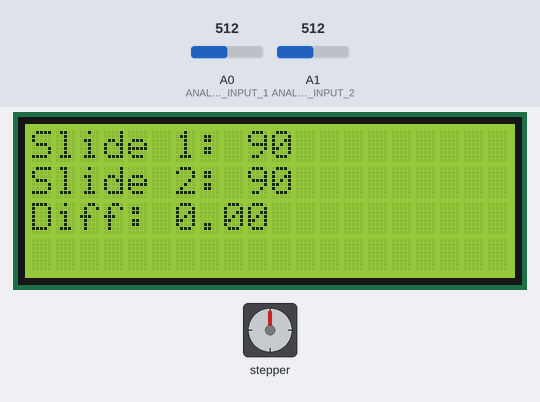
This sketch was run on a simulated Arduino Uno, built with avr-gcc and run on an emulated ATmega328P. Shown: 20×4 character LCD, stepper motor. The test bench sets the inputs (shaded band); at power-on: A0 (ANALOG_INPUT_1) = 512, A1 (ANALOG_INPUT_2) = 512. Stepper angles assume 260 steps per turn.

Above: at 1.2 s.
1.3 s: A0 (ANALOG_INPUT_1) set to 498
At 2.3 s:
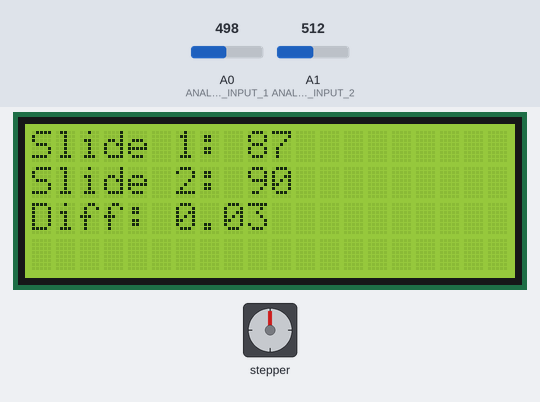
4.3 s: A0 (ANALOG_INPUT_1) set to 480
At 4.51 s:
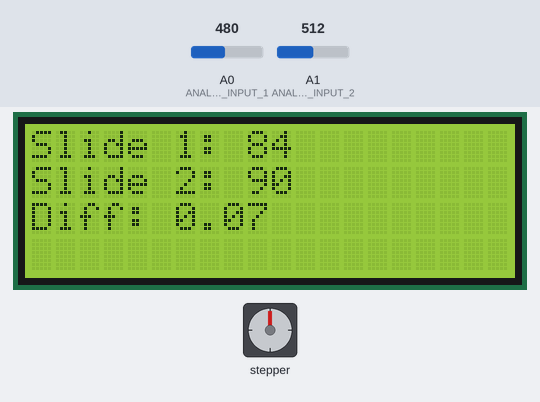
6.3 s: A1 (ANALOG_INPUT_2) set to 61
At 6.41 s:
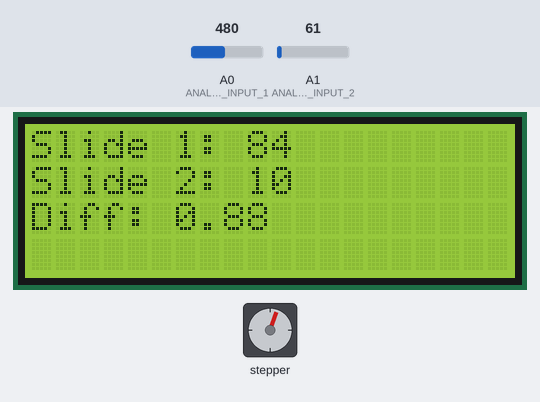
8.2 s: A1 (ANALOG_INPUT_2) set to 50
At 8.45 s:
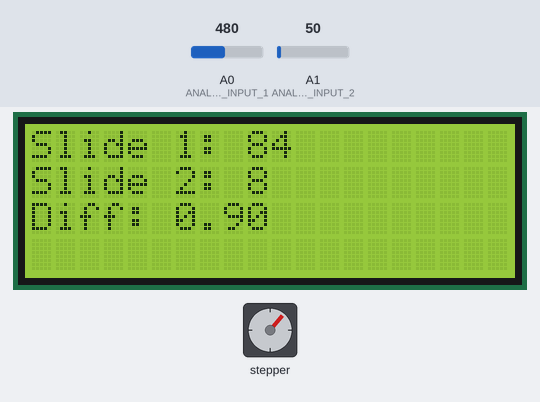
10.1 s: A0 (ANALOG_INPUT_1) set to 511
At 10.35 s:
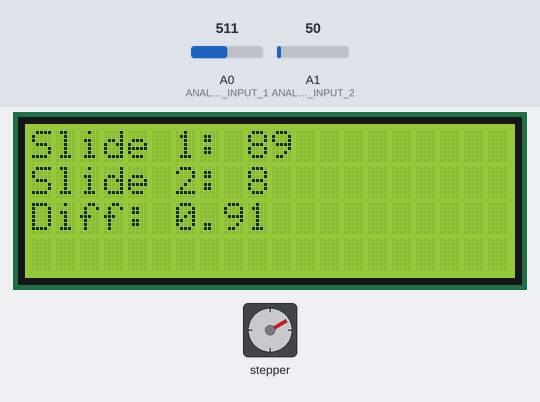
12.1 s: A0 (ANALOG_INPUT_1) set to 61
At 12.37 s:
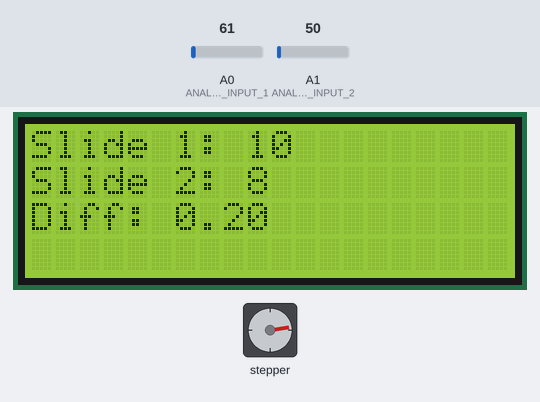
14.0 s: A0 (ANALOG_INPUT_1) set to 52
Timing chart, 0 to 17.1 s (numbered marks = the images above; inputs shaded):
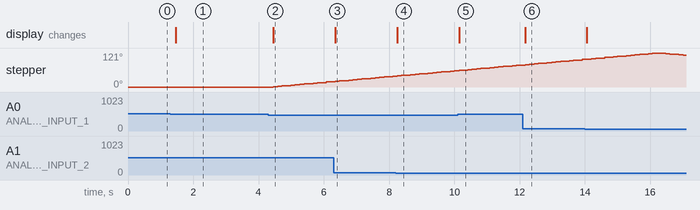

The sketch:

cod.ino
```cpp
#include <Wire.h>
#include <LiquidCrystal_I2C.h>
#include <AccelStepper.h>

#define MOTOR_DIR_PIN 8
#define MOTOR_STEP_PIN 9
#define ANALOG_INPUT_1 A0
#define ANALOG_INPUT_2 A1
#define MOTOR_STEPS_PER_REV 260

const float MAX_PERCENT_DIFF = 0.05;

AccelStepper motorControl(AccelStepper::FULL4WIRE, MOTOR_STEP_PIN, MOTOR_DIR_PIN);
LiquidCrystal_I2C displayUnit(0x27, 20, 4);

int userInput1;
int userInput2;
int rotation1;
int rotation2;
float diff;

const int motorAcceleration = 65;
const int motorMaxSpeed = 4000;

void setup() {
    Serial.begin(9600);
    motorControl.setMaxSpeed(motorMaxSpeed);
    motorControl.setAcceleration(motorAcceleration);
    displayUnit.init();
    displayUnit.backlight();
}

void loop() {
    controlRotation();
    displayUnit.clear();
    displayUnit.setCursor(0, 0);
    displayUnit.print("Slide 1: ");
    displayUnit.print(rotation1);
    displayUnit.setCursor(0, 1);
    displayUnit.print("Slide 2: ");
    displayUnit.print(rotation2);
    displayUnit.setCursor(0, 2);
    displayUnit.print("Diff: ");
    displayUnit.print(diff);
    delay(100);
}

void controlRotation() {
    userInput1 = analogRead(ANALOG_INPUT_1);
    userInput2 = analogRead(ANALOG_INPUT_2);
    rotation1 = map(userInput1, 0, 1023, 0, 180);
    rotation2 = map(userInput2, 0, 1023, 0, 180);

    diff = abs(rotation2 - rotation1) / (float)max(rotation1, rotation2);
    if (diff <= MAX_PERCENT_DIFF) {
        motorControl.setSpeed(0);
    } else {
        int targetPosition = rotation1 * (MOTOR_STEPS_PER_REV / 180);
        motorControl.moveTo(targetPosition);
    }

    motorControl.run();
}
```

Measured:
- the behaviour switches between 57 and 56 on A1 (ANALOG_INPUT_2) (found by bisection; images 3 and 4)
- after the input at 1.3 s, the display: changes after 0.16 s (image 1)
- after the input at 4.3 s, stepper: keeps turning clockwise at about 11°/s, starting after 0.14 s; the display: changes after 0.15 s (image 2)
- after the input at 6.3 s, the display: changes after 0.05 s (image 3)
- after the input at 8.2 s, the display: changes after 0.06 s (image 4)
- after the input at 10.1 s, the display: changes after 0.05 s (image 5)
- after the input at 12.1 s, the display: changes after 0.07 s (image 6)
